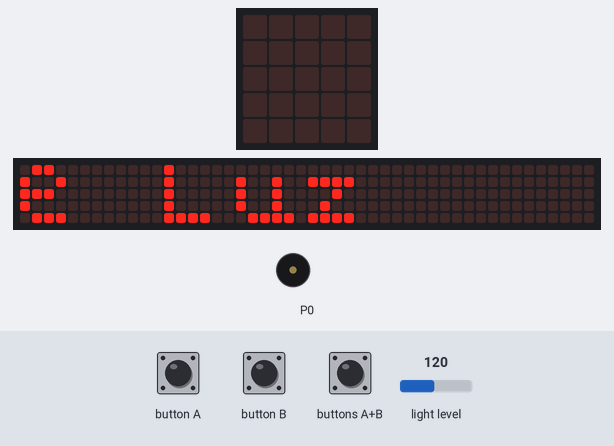
A program run on a simulated BBC micro:bit (MakeCode). On the bench: the board's 5×5 LED display, a strip that is not on the board, showing the scrolling text unrolled, buzzer (waves = sounding). Inputs (shaded band) come from the test bench; at power-on: light level 120. A reset restarts the program; the 48×5 strip is a reading aid, not a part: it shows the text the display is scrolling, unrolled, one strip-width of it at a time.

Above: at 8.6 s.
At 13.3 s:
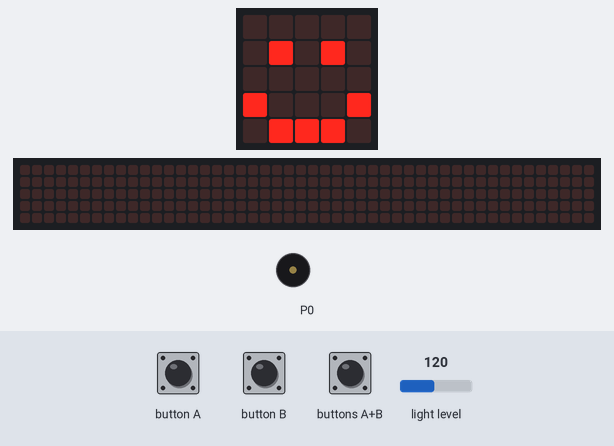
13.9 s: light level set to 103
15.7 s: light level set to 96
At 16.3 s:
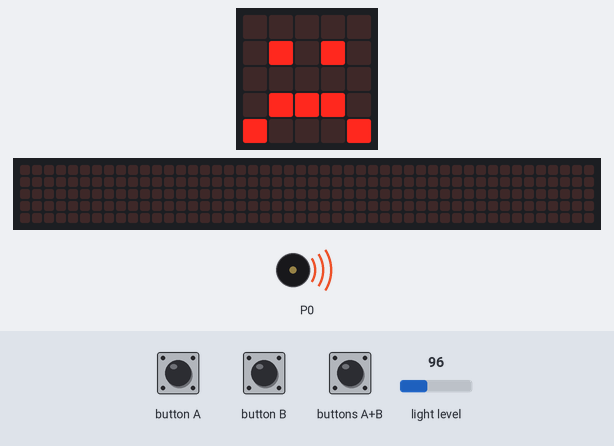
18.0 s: buttons A+B pressed for 0.15 s
At 18.52 s:
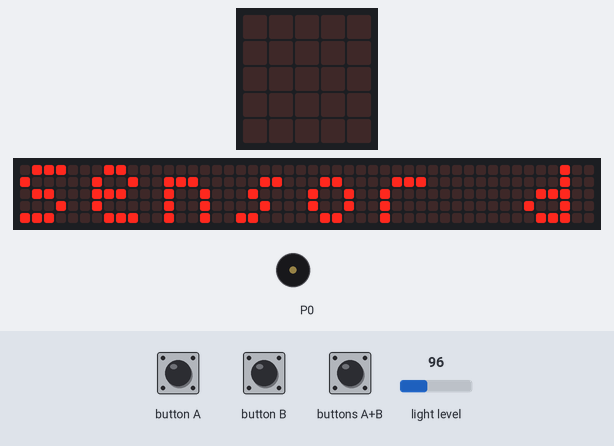
18.7 s: buttons A+B pressed for 1 s
Timing chart, 0 to 21.3 s (numbered marks = the images above; inputs shaded):
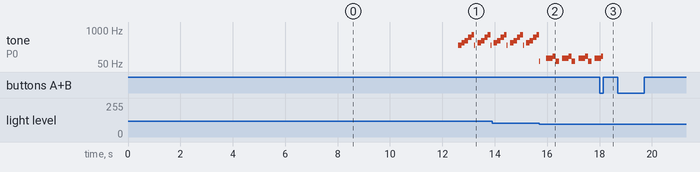

The program:

main.ts
```typescript
input.onButtonPressed(Button.AB, function () {
    music.stopMelody(MelodyStopOptions.All)
    control.reset()
})
basic.showString("Sensor de Luz")
basic.forever(function () {
    if (input.lightLevel() >= 100) {
        music.startMelody(music.builtInMelody(Melodies.Prelude), MelodyOptions.Once)
        basic.showIcon(IconNames.Happy)
    } else {
        music.startMelody(music.builtInMelody(Melodies.Blues), MelodyOptions.Once)
        basic.showIcon(IconNames.Sad)
    }
})
```

test.ts
```typescript
// aquí va el archivo "tests"; esto no se compilará cuando este paquete se utilice como una extensión.
```

Measured:
- the behaviour switches between 100 and 99 on light level (found by bisection; images 1 and 2)
- after the input at 15.7 s, the display: changes at once (image 2)
- after the input at 18.0 s, the display: first changes after 0.15 s (image 3 shows a later state)
- by itself, tone on P0: plays 65 Hz for 0.02 s, 82 Hz for 0.26 s, 98 Hz for 0.11 s, 65 Hz for 0.14 s, 82 Hz for 0.26 s, 98 Hz for 0.11 s … (11 notes in this stretch)
- what the display in image 0 shows lasts 0.6 s, from 8.6 s to 9.2 s
